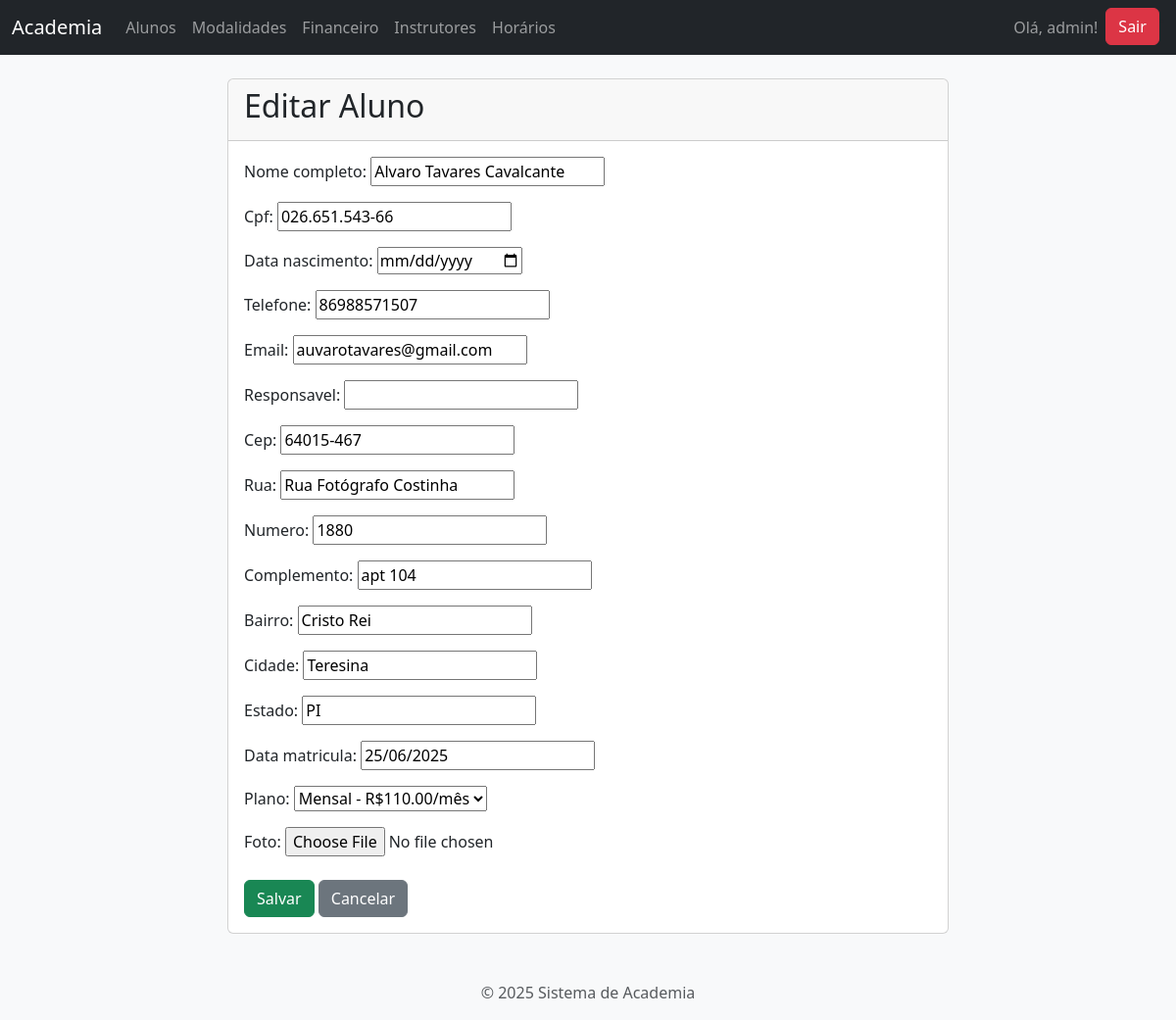
The page /gestao/alunos/1/editar/ (signed in) on the database as committed earlier.
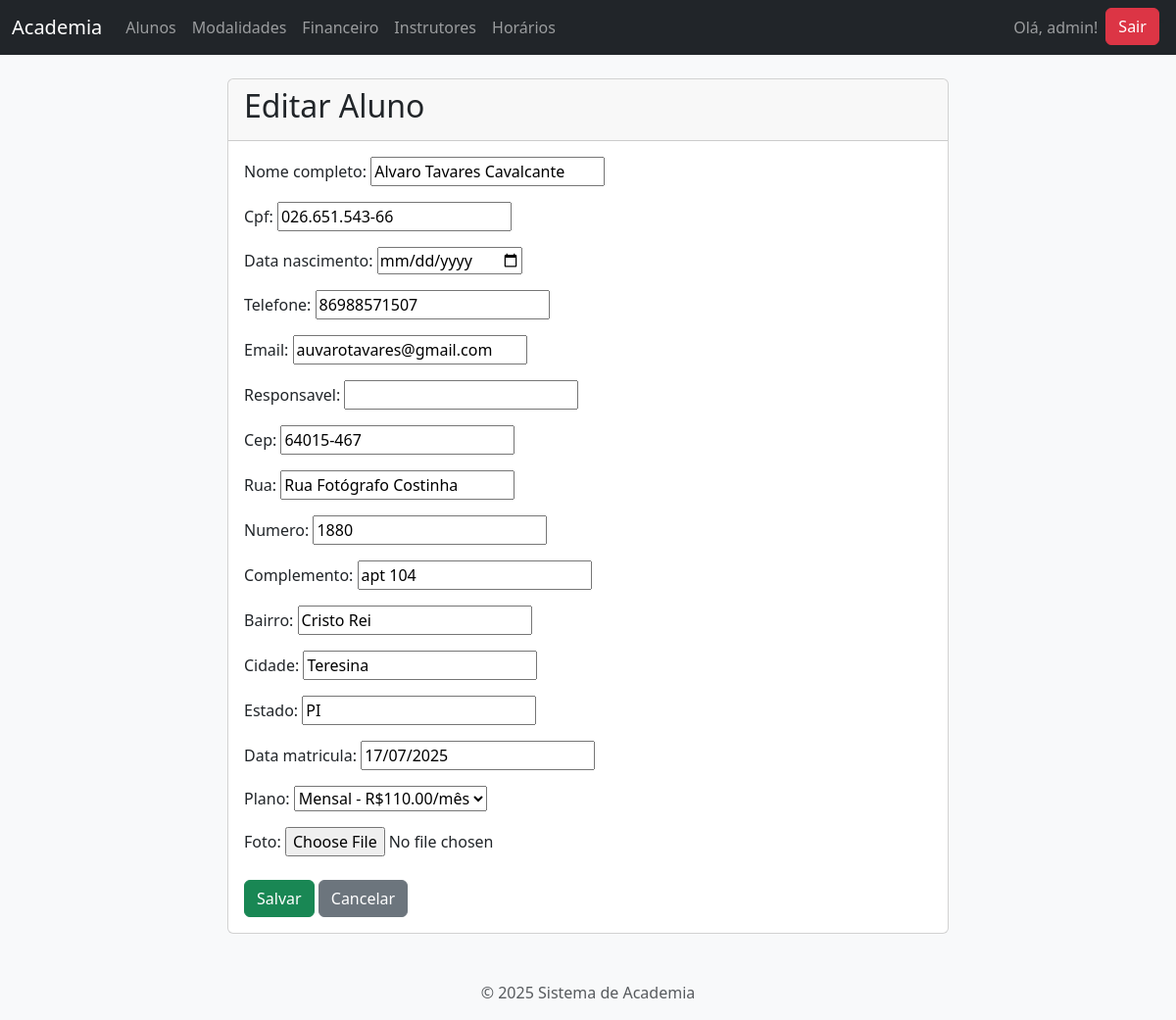
The same page on the database as committed later.
### gestao_academia/models.py (models this page shows, shortened)
class Aluno(models.Model):
    nome_completo = models.CharField(max_length=255)
    cpf = models.CharField(max_length=14, unique=True, null=True, blank=True)
    data_nascimento = models.DateField()
    telefone = models.CharField(max_length=20, blank=True, null=True)
    email = models.EmailField(max_length=255, unique=True)
    responsavel = models.CharField(max_length=255, blank=True, null=True)
    cep = models.CharField(max_length=9, blank=True, null=True)
    rua = models.CharField(max_length=255, blank=True, null=True)
    numero = models.CharField(max_length=10, blank=True, null=True)
    complemento = models.CharField(max_length=100, blank=True, null=True)
    bairro = models.CharField(max_length=100, blank=True, null=True)
    cidade = models.CharField(max_length=100, blank=True, null=True)
    estado = models.CharField(max_length=2, blank=True, null=True)
    data_matricula = models.DateField(default=timezone.now)
    plano = models.ForeignKey(Plano, on_delete=models.SET_NULL, null=True, blank=True, related_name="alunos")
    foto = models.ImageField(upload_to='fotos_alunos/', blank=True, null=True)
    turmas = models.ManyToManyField(Turma, through='Matricula', related_name="alunos")

### gestao_academia/views.py (the view)
# urls.py: path('alunos/<int:pk>/editar/', views.aluno_editar, name='aluno_editar'),
@login_required
def aluno_editar(request, pk):
    aluno = get_object_or_404(Aluno, pk=pk)
    if request.method == 'POST':
        form = AlunoForm(request.POST, request.FILES, instance=aluno)
        if form.is_valid():
            form.save()
            messages.success(request, 'Aluno atualizado com sucesso!')
            return redirect('lista_alunos')
    else:
        form = AlunoForm(instance=aluno)
    return render(request, 'gestao_academia/aluno_form.html', {'form': form, 'titulo': 'Editar Aluno'})

### gestao_academia/forms.py
class AlunoForm(forms.ModelForm):
    class Meta:
        model = Aluno
        exclude = ['turmas']
        widgets = {
            'data_nascimento': forms.DateInput(attrs={'type': 'date'}),
            'cpf': forms.TextInput(attrs={'placeholder': '000.000.000-00'}),
        }

### gestao_academia/models.py (called while the page is built)
    def __str__(self): return f"{self.nome} - R${self.valor}/mês"

### gestao_academia/templates/gestao_academia/aluno_form.html (shortened to what this page needs)
{% extends 'base.html'%}
{% block content %}
<div class="row justify-content-center">
    <div class="col-md-8">
        <div class="card">
            <div class="card-header">
                <h2>{{ titulo }}</h2>
            </div>
            <div class="card-body">
                <form method="post" enctype="multipart/form-data">
                    {{ form.as_p }}
                    <div class="mt-4">
                        <button type="submit" class="btn btn-success">Salvar</button>
                        <a href="{% url 'lista_alunos' %}" class="btn btn-secondary">Cancelar</a>
                    </div>
                </form>
            </div>
        </div>
    </div>
</div>
{% endblock %}

Rows that differ between the two databases and show on the page:
changed Aluno "Alvaro Tavares Cavalcante": data_matricula "25/06/2025" → "17/07/2025"
